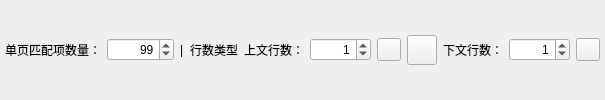
<?xml version="1.0" encoding="UTF-8"?>
<ui version="4.0">
  <class>ContextLinesWidget</class>
  <widget class="QWidget" name="ContextLinesWidget">
    <layout class="QHBoxLayout" name="contextLinesLayout">
      <property name="margin" stdset="0">
        <number>5</number>
      </property>
      <item>
        <spacer name="horizontalSpacer_2">
          <property name="orientation">
            <enum>Qt::Horizontal</enum>
          </property>
          <property name="sizeType">
            <enum>QSizePolicy::Expanding</enum>
          </property>
          <property name="sizeHint" stdset="0">
            <size>
              <width>0</width>
              <height>0</height>
            </size>
          </property>
        </spacer>
      </item>
      <item>
        <widget class="QLabel" name="page_size_label">
          <property name="text">
            <string>单页匹配项数量：</string>
          </property>
        </widget>
      </item>
      <item>
        <widget class="QSpinBox" name="page_size_spin_box">
          <property name="maximumSize">
            <size>
              <width>100</width>
              <height>16777215</height>
            </size>
          </property>
          <property name="alignment">
            <set>Qt::AlignRight|Qt::AlignTrailing|Qt::AlignVCenter</set>
          </property>
          <property name="value">
            <number>10000</number>
          </property>
          <property name="maximum">
            <number>999999</number>
          </property>
        </widget>
      </item>
      <item>
        <widget class="QLabel" name="line">
          <property name="text">
            <string>|</string>
          </property>
        </widget>
      </item>
      <item>
        <widget class="QLabel" name="context_line_type_hint">
          <property name="text">
            <string>行数类型</string>
          </property>
        </widget>
      </item>
      <item>
        <widget class="QLabel" name="prev_lines_label">
          <property name="text">
            <string>上文行数：</string>
          </property>
        </widget>
      </item>
      <item>
        <widget class="QSpinBox" name="prev_lines_spin_box">
          <property name="maximumSize">
            <size>
              <width>70</width>
              <height>16777215</height>
            </size>
          </property>
          <property name="alignment">
            <set>Qt::AlignRight|Qt::AlignTrailing|Qt::AlignVCenter</set>
          </property>
          <property name="maximum">
            <number>99999</number>
          </property>
          <property name="value">
            <number>1</number>
          </property>
        </widget>
      </item>
      <item>
        <widget class="QToolButton" name="prev_lines_options_button">
          <property name="popupMode">
            <enum>QToolButton::InstantPopup</enum>
          </property>
          <property name="icon">
            <iconset>
              <normaloff>:/light/icons/options.png</normaloff>
            </iconset>
          </property>
        </widget>
      </item>
      <item>
        <widget class="QPushButton" name="link_values_button">
          <property name="minimumSize">
            <size>
              <width>30</width>
              <height>30</height>
            </size>
          </property>
          <property name="maximumSize">
            <size>
              <width>30</width>
              <height>30</height>
            </size>
          </property>
          <property name="checkable">
            <bool>true</bool>
          </property>
        </widget>
      </item>
      <item>
        <widget class="QLabel" name="next_lines_label">
          <property name="text">
            <string>下文行数：</string>
          </property>
        </widget>
      </item>
      <item>
        <widget class="QSpinBox" name="next_lines_spin_box">
          <property name="maximumSize">
            <size>
              <width>70</width>
              <height>16777215</height>
            </size>
          </property>
          <property name="alignment">
            <set>Qt::AlignRight|Qt::AlignTrailing|Qt::AlignVCenter</set>
          </property>
          <property name="maximum">
            <number>99999</number>
          </property>
          <property name="value">
            <number>1</number>
          </property>
        </widget>
      </item>
      <item>
        <widget class="QToolButton" name="next_lines_options_button">
          <property name="popupMode">
            <enum>QToolButton::InstantPopup</enum>
          </property>
          <property name="icon">
            <iconset>
              <normaloff>:/light/icons/options.png</normaloff>
            </iconset>
          </property>
        </widget>
      </item>
    </layout>
  </widget>
  <resources />
  <connections />
</ui>
